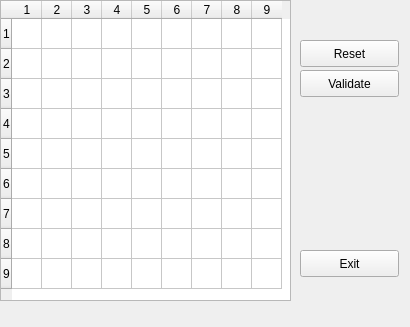
<?xml version="1.0" encoding="UTF-8"?>
<ui version="4.0">
 <class>MainWindow</class>
 <widget class="QMainWindow" name="MainWindow">
  <property name="geometry">
   <rect>
    <x>0</x>
    <y>0</y>
    <width>410</width>
    <height>327</height>
   </rect>
  </property>
  <property name="mouseTracking">
   <bool>true</bool>
  </property>
  <property name="windowTitle">
   <string>MainWindow</string>
  </property>
  <widget class="QWidget" name="centralWidget">
   <widget class="QTableWidget" name="tableWidget">
    <property name="geometry">
     <rect>
      <x>0</x>
      <y>0</y>
      <width>291</width>
      <height>301</height>
     </rect>
    </property>
    <property name="rowCount">
     <number>9</number>
    </property>
    <property name="columnCount">
     <number>9</number>
    </property>
    <attribute name="horizontalHeaderDefaultSectionSize">
     <number>30</number>
    </attribute>
    <row/>
    <row/>
    <row/>
    <row/>
    <row/>
    <row/>
    <row/>
    <row/>
    <row/>
    <column/>
    <column/>
    <column/>
    <column/>
    <column/>
    <column/>
    <column/>
    <column/>
    <column/>
   </widget>
   <widget class="QPushButton" name="resetButton">
    <property name="geometry">
     <rect>
      <x>300</x>
      <y>40</y>
      <width>99</width>
      <height>27</height>
     </rect>
    </property>
    <property name="text">
     <string>Reset</string>
    </property>
   </widget>
   <widget class="QPushButton" name="answerButton_2">
    <property name="geometry">
     <rect>
      <x>300</x>
      <y>70</y>
      <width>99</width>
      <height>27</height>
     </rect>
    </property>
    <property name="text">
     <string>Validate</string>
    </property>
   </widget>
   <widget class="QPushButton" name="pushButton">
    <property name="geometry">
     <rect>
      <x>300</x>
      <y>250</y>
      <width>99</width>
      <height>27</height>
     </rect>
    </property>
    <property name="text">
     <string>Exit</string>
    </property>
   </widget>
  </widget>
  <widget class="QMenuBar" name="menuBar">
   <property name="geometry">
    <rect>
     <x>0</x>
     <y>0</y>
     <width>410</width>
     <height>25</height>
    </rect>
   </property>
  </widget>
 </widget>
 <layoutdefault spacing="6" margin="11"/>
 <resources/>
 <connections>
  <connection>
   <sender>answerButton_2</sender>
   <signal>clicked()</signal>
   <receiver>tableWidget</receiver>
   <slot>update()</slot>
   <hints>
    <hint type="sourcelabel">
     <x>333</x>
     <y>116</y>
    </hint>
    <hint type="destinationlabel">
     <x>256</x>
     <y>172</y>
    </hint>
   </hints>
  </connection>
  <connection>
   <sender>resetButton</sender>
   <signal>clicked()</signal>
   <receiver>tableWidget</receiver>
   <slot>update()</slot>
   <hints>
    <hint type="sourcelabel">
     <x>367</x>
     <y>80</y>
    </hint>
    <hint type="destinationlabel">
     <x>288</x>
     <y>223</y>
    </hint>
   </hints>
  </connection>
  <connection>
   <sender>pushButton</sender>
   <signal>clicked()</signal>
   <receiver>MainWindow</receiver>
   <slot>close()</slot>
   <hints>
    <hint type="sourcelabel">
     <x>366</x>
     <y>287</y>
    </hint>
    <hint type="destinationlabel">
     <x>402</x>
     <y>208</y>
    </hint>
   </hints>
  </connection>
 </connections>
</ui>
